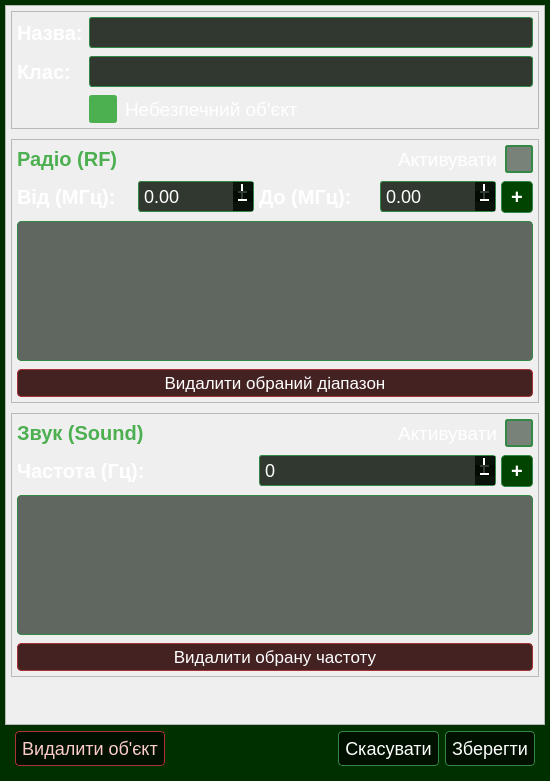
<?xml version="1.0" encoding="UTF-8"?>
<ui version="4.0">
 <class>ObjectEditorDialog</class>
 <widget class="QDialog" name="ObjectEditorDialog">
  <property name="geometry">
   <rect>
    <x>0</x>
    <y>0</y>
    <width>550</width>
    <height>781</height>
   </rect>
  </property>
  <property name="windowTitle">
   <string>Редактор об'єкта</string>
  </property>
  <property name="styleSheet">
   <string notr="true">QDialog {
  background-color: #002f00;
  color: #ffffff;
  font-family: 'Roboto';
}

QLabel {
  color: #ffffff;
  font-size: 20px; 
  font-weight: 500;
}

QLineEdit, QComboBox, QSpinBox, QDoubleSpinBox {
  background-color: rgba(0, 10, 0, 0.8);
  border: 1px solid #328844;
  color: #ffffff;
  padding: 3px;
  font-size: 18px;
  border-radius: 3px;
}

QDoubleSpinBox::up-button, QDoubleSpinBox::down-button, QSpinBox::up-button, QSpinBox::down-button {
    width: 16px;
    height: 16px;   
padding:2px;
}

QCheckBox {
  color: #ffffff;
  font-size: 19px;
  spacing: 8px;
}
QCheckBox::indicator {
  width: 24px;  
  height: 24px;
  border: 2px solid #328844;
  background-color: rgba(0, 20, 0, 0.5);
  border-radius: 3px;
}
QCheckBox::indicator:checked {
  background-color: #4CAF50;
  border: 2px solid #4CAF50;
}

/* --- СПИСКИ (Зменшений шрифт) --- */
QListWidget {
  background-color: rgba(0, 10, 0, 0.6);
  border: 1px solid #328844;
  color: #ffffff;
  font-size: 16px;
  border-radius: 4px;
}
QListWidget::item {
  padding: 3px;
}
QListWidget::item:selected {
  background-color: #328844;
  color: #ffffff;
}

/* --- КНОПКИ --- */
QPushButton {
  border: none;
  background-color: rgba(0, 10, 0, 0.8);
  border: 1px solid #328844;
  color: #ffffff;
  font-size: 18px;
  padding: 6px;
  border-radius: 4px;
}
QPushButton:pressed {
  background-color: #328844;
  color: #002509;
}

/* Кнопка додавання (+) */
QPushButton#btnAddRF, QPushButton#btnAddSound {
  background-color: #004400;
  font-size: 20px;
  font-weight: bold;
  padding: 0px;
  max-width: 30px; /* Компактні кнопки */
  max-height: 30px;
  min-width: 30px;
  min-height: 30px;
}

/* Кнопки видалення */
QPushButton#btnDelRF, QPushButton#btnDelSound {
  background-color: #442222;
  border: 1px solid #aa3333;
  font-size: 17px;
  padding: 3px;
}

QPushButton#btnDelete {
  border-color: #aa3333;
  color: #ffcccc;
}
QPushButton#btnDelete:pressed {
  background-color: #aa3333;
  color: #ffffff;
}
      </string>
  </property>
  <layout class="QVBoxLayout" name="verticalLayout">
   <property name="leftMargin">
    <number>5</number>
   </property>
   <property name="topMargin">
    <number>5</number>
   </property>
   <property name="rightMargin">
    <number>5</number>
   </property>
   <property name="bottomMargin">
    <number>5</number>
   </property>
   <item>
    <widget class="QScrollArea" name="scrollArea">
     <property name="widgetResizable">
      <bool>true</bool>
     </property>
     <widget class="QWidget" name="scrollAreaWidgetContents">
      <property name="geometry">
       <rect>
        <x>0</x>
        <y>0</y>
        <width>538</width>
        <height>714</height>
       </rect>
      </property>
      <layout class="QVBoxLayout" name="verticalLayout_Scroll">
       <property name="spacing">
        <number>10</number>
       </property>
       <property name="leftMargin">
        <number>5</number>
       </property>
       <property name="topMargin">
        <number>5</number>
       </property>
       <property name="rightMargin">
        <number>5</number>
       </property>
       <property name="bottomMargin">
        <number>5</number>
       </property>
       <item>
        <widget class="QFrame" name="frameGeneral">
         <property name="frameShape">
          <enum>QFrame::Shape::StyledPanel</enum>
         </property>
         <layout class="QFormLayout" name="formLayout">
          <property name="verticalSpacing">
           <number>8</number>
          </property>
          <property name="leftMargin">
           <number>5</number>
          </property>
          <property name="topMargin">
           <number>5</number>
          </property>
          <property name="rightMargin">
           <number>5</number>
          </property>
          <property name="bottomMargin">
           <number>5</number>
          </property>
          <item row="0" column="0">
           <widget class="QLabel" name="label">
            <property name="text">
             <string>Назва:</string>
            </property>
           </widget>
          </item>
          <item row="0" column="1">
           <widget class="QLineEdit" name="inpName"/>
          </item>
          <item row="1" column="0">
           <widget class="QLabel" name="Label">
            <property name="text">
             <string>Клас:</string>
            </property>
           </widget>
          </item>
          <item row="1" column="1">
           <widget class="QLineEdit" name="inpClass"/>
          </item>
          <item row="2" column="1">
           <widget class="QCheckBox" name="chkDangerous">
            <property name="text">
             <string>Небезпечний об'єкт</string>
            </property>
            <property name="checked">
             <bool>true</bool>
            </property>
           </widget>
          </item>
         </layout>
        </widget>
       </item>
       <item>
        <widget class="QFrame" name="frameRF">
         <property name="frameShape">
          <enum>QFrame::Shape::StyledPanel</enum>
         </property>
         <layout class="QVBoxLayout" name="verticalLayout_3">
          <property name="spacing">
           <number>8</number>
          </property>
          <property name="leftMargin">
           <number>5</number>
          </property>
          <property name="topMargin">
           <number>5</number>
          </property>
          <property name="rightMargin">
           <number>5</number>
          </property>
          <property name="bottomMargin">
           <number>5</number>
          </property>
          <item>
           <layout class="QHBoxLayout" name="horizontalLayout_2">
            <item>
             <widget class="QLabel" name="lblSectionTitle_2">
              <property name="styleSheet">
               <string>color: #4CAF50; font-weight: bold;</string>
              </property>
              <property name="text">
               <string>Радіо (RF)</string>
              </property>
             </widget>
            </item>
            <item>
             <widget class="QCheckBox" name="chkRFEnable">
              <property name="layoutDirection">
               <enum>Qt::LayoutDirection::RightToLeft</enum>
              </property>
              <property name="text">
               <string>Активувати</string>
              </property>
              <property name="checked">
               <bool>false</bool>
              </property>
             </widget>
            </item>
           </layout>
          </item>
          <item>
           <layout class="QHBoxLayout" name="layoutRFInput">
            <property name="spacing">
             <number>5</number>
            </property>
            <item>
             <widget class="QLabel" name="lblFreqMin">
              <property name="text">
               <string>Від (МГц):</string>
              </property>
             </widget>
            </item>
            <item>
             <widget class="QDoubleSpinBox" name="inpRFMin">
              <property name="buttonSymbols">
               <enum>QAbstractSpinBox::ButtonSymbols::PlusMinus</enum>
              </property>
              <property name="keyboardTracking">
               <bool>true</bool>
              </property>
              <property name="maximum">
               <double>6000.000000000000000</double>
              </property>
             </widget>
            </item>
            <item>
             <widget class="QLabel" name="lblFreqMax">
              <property name="text">
               <string>До (МГц):</string>
              </property>
             </widget>
            </item>
            <item>
             <widget class="QDoubleSpinBox" name="inpRFMax">
              <property name="buttonSymbols">
               <enum>QAbstractSpinBox::ButtonSymbols::PlusMinus</enum>
              </property>
              <property name="maximum">
               <double>6000.000000000000000</double>
              </property>
             </widget>
            </item>
            <item>
             <widget class="QPushButton" name="btnAddRF">
              <property name="text">
               <string>+</string>
              </property>
             </widget>
            </item>
           </layout>
          </item>
          <item>
           <widget class="QListWidget" name="lstRFFreqs">
            <property name="minimumSize">
             <size>
              <width>0</width>
              <height>140</height>
             </size>
            </property>
            <property name="maximumSize">
             <size>
              <width>16777215</width>
              <height>140</height>
             </size>
            </property>
           </widget>
          </item>
          <item>
           <widget class="QPushButton" name="btnDelRF">
            <property name="text">
             <string>Видалити обраний діапазон</string>
            </property>
           </widget>
          </item>
         </layout>
        </widget>
       </item>
       <item>
        <widget class="QFrame" name="frameSound">
         <property name="frameShape">
          <enum>QFrame::Shape::StyledPanel</enum>
         </property>
         <layout class="QVBoxLayout" name="verticalLayout_4">
          <property name="spacing">
           <number>8</number>
          </property>
          <property name="leftMargin">
           <number>5</number>
          </property>
          <property name="topMargin">
           <number>5</number>
          </property>
          <property name="rightMargin">
           <number>5</number>
          </property>
          <property name="bottomMargin">
           <number>5</number>
          </property>
          <item>
           <layout class="QHBoxLayout" name="horizontalLayout_3">
            <item>
             <widget class="QLabel" name="lblSectionTitle_3">
              <property name="styleSheet">
               <string>color: #4CAF50; font-weight: bold;</string>
              </property>
              <property name="text">
               <string>Звук (Sound)</string>
              </property>
             </widget>
            </item>
            <item>
             <widget class="QCheckBox" name="chkSoundEnable">
              <property name="layoutDirection">
               <enum>Qt::LayoutDirection::RightToLeft</enum>
              </property>
              <property name="text">
               <string>Активувати</string>
              </property>
             </widget>
            </item>
           </layout>
          </item>
          <item>
           <layout class="QHBoxLayout" name="layoutSoundInput">
            <property name="spacing">
             <number>5</number>
            </property>
            <item>
             <widget class="QLabel" name="lblAud">
              <property name="text">
               <string>Частота (Гц):</string>
              </property>
             </widget>
            </item>
            <item>
             <widget class="QSpinBox" name="inpSoundFreq">
              <property name="buttonSymbols">
               <enum>QAbstractSpinBox::ButtonSymbols::PlusMinus</enum>
              </property>
              <property name="maximum">
               <number>20000</number>
              </property>
             </widget>
            </item>
            <item>
             <widget class="QPushButton" name="btnAddSound">
              <property name="text">
               <string>+</string>
              </property>
             </widget>
            </item>
           </layout>
          </item>
          <item>
           <widget class="QListWidget" name="lstSoundFreqs">
            <property name="minimumSize">
             <size>
              <width>0</width>
              <height>140</height>
             </size>
            </property>
            <property name="maximumSize">
             <size>
              <width>16777215</width>
              <height>140</height>
             </size>
            </property>
           </widget>
          </item>
          <item>
           <widget class="QPushButton" name="btnDelSound">
            <property name="text">
             <string>Видалити обрану частоту</string>
            </property>
           </widget>
          </item>
         </layout>
        </widget>
       </item>
       <item>
        <spacer name="verticalSpacer">
         <property name="orientation">
          <enum>Qt::Orientation::Vertical</enum>
         </property>
         <property name="sizeHint" stdset="0">
          <size>
           <width>20</width>
           <height>40</height>
          </size>
         </property>
        </spacer>
       </item>
      </layout>
     </widget>
    </widget>
   </item>
   <item>
    <layout class="QHBoxLayout" name="horizontalLayout_Footer">
     <property name="leftMargin">
      <number>10</number>
     </property>
     <property name="rightMargin">
      <number>10</number>
     </property>
     <property name="bottomMargin">
      <number>10</number>
     </property>
     <item>
      <widget class="QPushButton" name="btnDelete">
       <property name="text">
        <string>Видалити об'єкт</string>
       </property>
      </widget>
     </item>
     <item>
      <spacer name="horizontalSpacer_2">
       <property name="orientation">
        <enum>Qt::Orientation::Horizontal</enum>
       </property>
       <property name="sizeHint" stdset="0">
        <size>
         <width>40</width>
         <height>20</height>
        </size>
       </property>
      </spacer>
     </item>
     <item>
      <widget class="QPushButton" name="btnCancel">
       <property name="text">
        <string>Скасувати</string>
       </property>
      </widget>
     </item>
     <item>
      <widget class="QPushButton" name="btnSave">
       <property name="text">
        <string>Зберегти</string>
       </property>
      </widget>
     </item>
    </layout>
   </item>
  </layout>
 </widget>
 <resources/>
 <connections/>
</ui>
